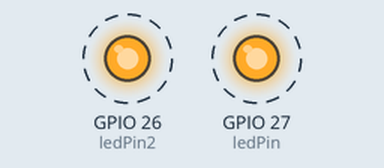
The sketch below on a simulated ESP32. On the bench: output pins drawn as LEDs (lit = HIGH). Dashed ring = blinking.

Above: at 0.5 s.
Timing chart, 0 to 4.6 s (numbered marks = the images above):
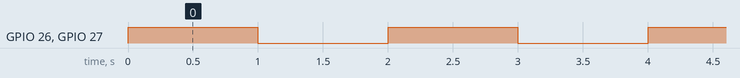

Measured:
- by itself, GPIO 26 (ledPin2), GPIO 27 (ledPin): alternates HIGH for 1.0 s and LOW for 1.0 s

The sketch:

LedRGB.ino
```cpp
// Definir el pin donde está conectado el LED
const int ledPin = 27;
const int ledPin2 = 26;
// Configurar el tiempo de encendido y apagado en milisegundos
const int delayTime = 1000; // 1000 ms = 1 segundo

void setup() {
  // Configurar el pin del LED como salida
  pinMode(ledPin, OUTPUT);
  pinMode(ledPin2, OUTPUT);
}

void loop() {
  // Encender el LED
  digitalWrite(ledPin, HIGH);
  digitalWrite(ledPin2, HIGH);
  // Esperar durante el tiempo definido
  delay(delayTime);

  // Apagar el LED
  digitalWrite(ledPin, LOW);
  digitalWrite(ledPin2, LOW);
  // Esperar durante el tiempo definido
  delay(delayTime);
}
```
